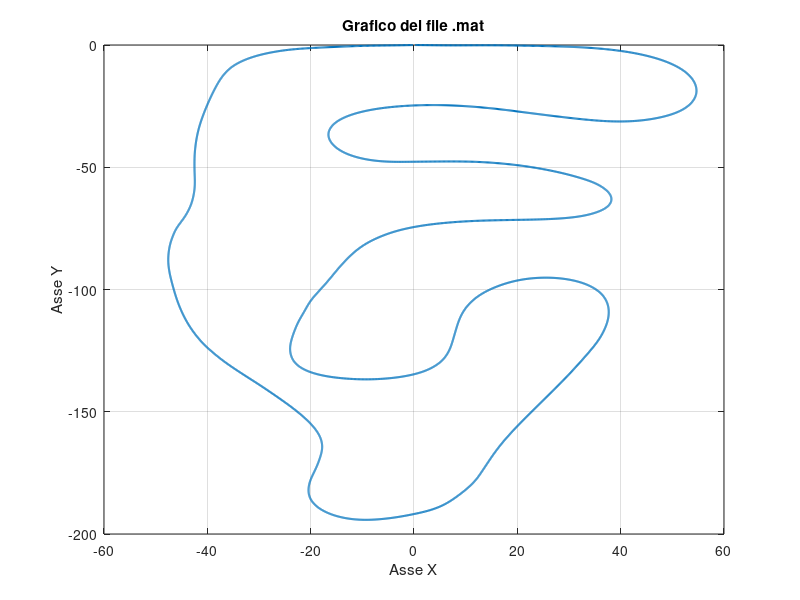

Recreate this plot in MATLAB.
% Carica il file .mat
load('Hockenheim.mat'); % Sostituisci 'tuo_file.mat' con il nome del tuo file

% Assumi che il file contenga una matrice o variabile con due colonne
figure;
plot(Hockenheim(:, 1), Hockenheim(:, 2), 'LineWidth', 1.5); % Linea più spessa
grid on; % Attiva la griglia
xlabel('Asse X'); % Etichetta asse X
ylabel('Asse Y'); % Etichetta asse Y
title('Grafico del file .mat'); % Titolo